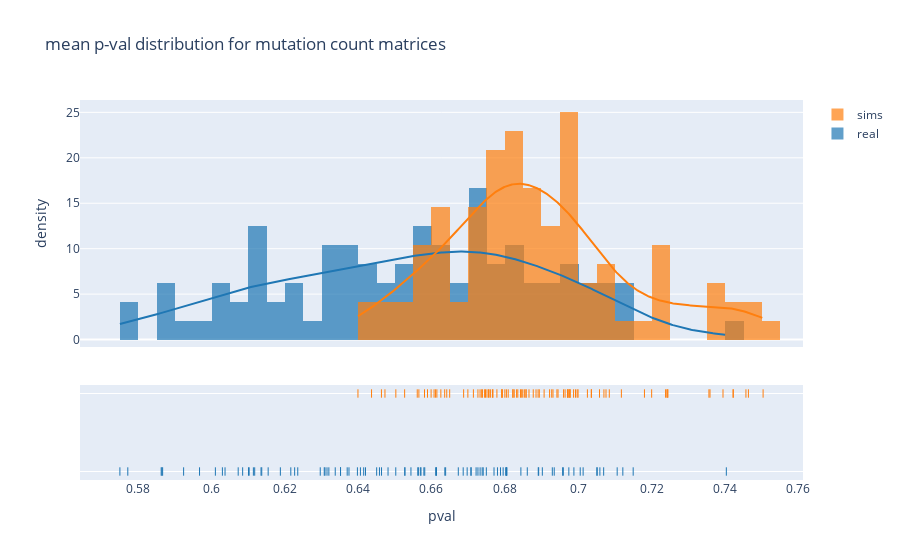

The notebook cell this image was saved under:
### Markdown cell above
### Joint analysis

Looking at mutation count comparisons in simulations and real data together.

> i. Mutation type _p_-values average across windows of simulated and real data.

### Code cell
hist_data= [x[~np.isnan(x)] for x in [mut_means,sim_mut_means]]

group_labels = ['real','sims'] # name of the dataset

fig = ff.create_distplot(hist_data, group_labels,
                        bin_size=.005)


fig.update_layout(title_text='mean p-val distribution for mutation count matrices')
fig.update_layout(xaxis_title= 'pval')
fig.update_layout(yaxis_title= 'density')

### Figure 1 — Plotly figure (JSON) as saved in the notebook; plotly's stock layout.template omitted (floating-point values rounded to 4 significant figures; data arrays with more than 128 entries replaced by an {"elided": "..."} marker saying what was removed)
{"data": [{"autobinx": false, "histnorm": "probability density", "legendgroup": "real", "marker": {"color": "rgb(31, 119, 180)"}, "name": "real", "opacity": 0.7, "type": "histogram", "x": [0.6572, 0.6935, 0.7052, 0.6407, 0.6789, 0.7122, 0.6722, 0.6844, 0.6893, 0.715, 0.6903, 0.693, 0.6503, 0.7051, 0.678, 0.6806, 0.6565, 0.675, 0.6771, 0.6687, 0.6612, 0.6582, 0.6709, 0.6733, 0.6862, 0.7059, 0.6708, 0.7006, 0.6727, 0.7014, 0.6614, 0.6321, 0.6104, 0.6102, 0.6031, 0.6316, 0.5866, 0.5925, 0.5968, 0.5751, 0.6189, 0.6236, 0.6528, 0.6297, 0.6012, 0.6416, 0.6228, 0.6086, 0.6399, 0.6353, 0.5864, 0.6459, 0.6038, 0.631, 0.6155, 0.6138, 0.6119, 0.5868, 0.5773, 0.6217, 0.6115, 0.6353, 0.6074, 0.6338, 0.6308, 0.6805, 0.6741, 0.6674, 0.6613, 0.6637, 0.7404, 0.6421, 0.6796, 0.696, 0.7106, 0.6958, 0.6464, 0.6482, 0.6975, 0.658, 0.6376, 0.6451, 0.6805, 0.6803, 0.657, 0.6545, 0.6891, 0.6563, 0.6528, 0.6739, 0.707, 0.6698, 0.6639, 0.6371, 0.6989, 0.6136], "xaxis": "x", "xbins": {"end": 0.7404, "size": 0.005, "start": 0.5751}, "yaxis": "y"}, {"autobinx": false, "histnorm": "probability density", "legendgroup": "sims", "marker": {"color": "rgb(255, 127, 14)"}, "name": "sims", "opacity": 0.7, "type": "histogram", "x": [0.6988, 0.6826, 0.659, 0.7058, 0.6752, 0.6822, 0.6562, 0.6503, 0.6715, 0.6945, 0.6437, 0.6727, 0.6739, 0.696, 0.6762, 0.6767, 0.6978, 0.6977, 0.7118, 0.6464, 0.6973, 0.6885, 0.665, 0.6566, 0.6922, 0.707, 0.6878, 0.6993, 0.6894, 0.6756, 0.6849, 0.6748, 0.6973, 0.6977, 0.6965, 0.6832, 0.72, 0.6615, 0.68, 0.6612, 0.6836, 0.6792, 0.6768, 0.7036, 0.6636, 0.6745, 0.6733, 0.7, 0.6608, 0.6792, 0.7457, 0.7025, 0.6823, 0.6642, 0.7359, 0.6858, 0.6626, 0.6843, 0.7238, 0.7076, 0.6474, 0.681, 0.7504, 0.6581, 0.6527, 0.6928, 0.7243, 0.6794, 0.6779, 0.6858, 0.7464, 0.6971, 0.6866, 0.6907, 0.7395, 0.6997, 0.67, 0.7036, 0.7181, 0.6805, 0.7242, 0.6942, 0.7357, 0.6599, 0.64, 0.6854, 0.7245, 0.6932, 0.7085, 0.6688, 0.7423, 0.6757, 0.6845, 0.6891, 0.7422, 0.6737], "xaxis": "x", "xbins": {"end": 0.7504, "size": 0.005, "start": 0.64}, "yaxis": "y"}, {"legendgroup": "real", "marker": {"color": "rgb(31, 119, 180)"}, "mode": "lines", "name": "real", "showlegend": false, "type": "scatter", "x": {"elided": "500 float values"}, "xaxis": "x", "y": {"elided": "500 float values"}, "yaxis": "y"}, {"legendgroup": "sims", "marker": {"color": "rgb(255, 127, 14)"}, "mode": "lines", "name": "sims", "showlegend": false, "type": "scatter", "x": {"elided": "500 float values"}, "xaxis": "x", "y": {"elided": "500 float values"}, "yaxis": "y"}, {"legendgroup": "real", "marker": {"color": "rgb(31, 119, 180)", "symbol": "line-ns-open"}, "mode": "markers", "name": "real", "showlegend": false, "type": "scatter", "x": [0.6572, 0.6935, 0.7052, 0.6407, 0.6789, 0.7122, 0.6722, 0.6844, 0.6893, 0.715, 0.6903, 0.693, 0.6503, 0.7051, 0.678, 0.6806, 0.6565, 0.675, 0.6771, 0.6687, 0.6612, 0.6582, 0.6709, 0.6733, 0.6862, 0.7059, 0.6708, 0.7006, 0.6727, 0.7014, 0.6614, 0.6321, 0.6104, 0.6102, 0.6031, 0.6316, 0.5866, 0.5925, 0.5968, 0.5751, 0.6189, 0.6236, 0.6528, 0.6297, 0.6012, 0.6416, 0.6228, 0.6086, 0.6399, 0.6353, 0.5864, 0.6459, 0.6038, 0.631, 0.6155, 0.6138, 0.6119, 0.5868, 0.5773, 0.6217, 0.6115, 0.6353, 0.6074, 0.6338, 0.6308, 0.6805, 0.6741, 0.6674, 0.6613, 0.6637, 0.7404, 0.6421, 0.6796, 0.696, 0.7106, 0.6958, 0.6464, 0.6482, 0.6975, 0.658, 0.6376, 0.6451, 0.6805, 0.6803, 0.657, 0.6545, 0.6891, 0.6563, 0.6528, 0.6739, 0.707, 0.6698, 0.6639, 0.6371, 0.6989, 0.6136], "xaxis": "x", "y": ["real", "real", "real", "real", "real", "real", "real", "real", "real", "real", "real", "real", "real", "real", "real", "real", "real", "real", "real", "real", "real", "real", "real", "real", "real", "real", "real", "real", "real", "real", "real", "real", "real", "real", "real", "real", "real", "real", "real", "real", "real", "real", "real", "real", "real", "real", "real", "real", "real", "real", "real", "real", "real", "real", "real", "real", "real", "real", "real", "real", "real", "real", "real", "real", "real", "real", "real", "real", "real", "real", "real", "real", "real", "real", "real", "real", "real", "real", "real", "real", "real", "real", "real", "real", "real", "real", "real", "real", "real", "real", "real", "real", "real", "real", "real", "real"], "yaxis": "y2"}, {"legendgroup": "sims", "marker": {"color": "rgb(255, 127, 14)", "symbol": "line-ns-open"}, "mode": "markers", "name": "sims", "showlegend": false, "type": "scatter", "x": [0.6988, 0.6826, 0.659, 0.7058, 0.6752, 0.6822, 0.6562, 0.6503, 0.6715, 0.6945, 0.6437, 0.6727, 0.6739, 0.696, 0.6762, 0.6767, 0.6978, 0.6977, 0.7118, 0.6464, 0.6973, 0.6885, 0.665, 0.6566, 0.6922, 0.707, 0.6878, 0.6993, 0.6894, 0.6756, 0.6849, 0.6748, 0.6973, 0.6977, 0.6965, 0.6832, 0.72, 0.6615, 0.68, 0.6612, 0.6836, 0.6792, 0.6768, 0.7036, 0.6636, 0.6745, 0.6733, 0.7, 0.6608, 0.6792, 0.7457, 0.7025, 0.6823, 0.6642, 0.7359, 0.6858, 0.6626, 0.6843, 0.7238, 0.7076, 0.6474, 0.681, 0.7504, 0.6581, 0.6527, 0.6928, 0.7243, 0.6794, 0.6779, 0.6858, 0.7464, 0.6971, 0.6866, 0.6907, 0.7395, 0.6997, 0.67, 0.7036, 0.7181, 0.6805, 0.7242, 0.6942, 0.7357, 0.6599, 0.64, 0.6854, 0.7245, 0.6932, 0.7085, 0.6688, 0.7423, 0.6757, 0.6845, 0.6891, 0.7422, 0.6737], "xaxis": "x", "y": ["sims", "sims", "sims", "sims", "sims", "sims", "sims", "sims", "sims", "sims", "sims", "sims", "sims", "sims", "sims", "sims", "sims", "sims", "sims", "sims", "sims", "sims", "sims", "sims", "sims", "sims", "sims", "sims", "sims", "sims", "sims", "sims", "sims", "sims", "sims", "sims", "sims", "sims", "sims", "sims", "sims", "sims", "sims", "sims", "sims", "sims", "sims", "sims", "sims", "sims", "sims", "sims", "sims", "sims", "sims", "sims", "sims", "sims", "sims", "sims", "sims", "sims", "sims", "sims", "sims", "sims", "sims", "sims", "sims", "sims", "sims", "sims", "sims", "sims", "sims", "sims", "sims", "sims", "sims", "sims", "sims", "sims", "sims", "sims", "sims", "sims", "sims", "sims", "sims", "sims", "sims", "sims", "sims", "sims", "sims", "sims"], "yaxis": "y2"}], "layout": {"barmode": "overlay", "hovermode": "closest", "legend": {"traceorder": "reversed"}, "title": {"text": "mean p-val distribution for mutation count matrices"}, "xaxis": {"anchor": "y2", "domain": [0, 1], "title": {"text": "pval"}, "zeroline": false}, "yaxis": {"anchor": "free", "domain": [0.35, 1], "position": 0, "title": {"text": "density"}}, "yaxis2": {"anchor": "x", "domain": [0, 0.25], "dtick": 1, "showticklabels": false}}}
